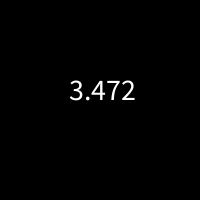
Frame 1 (no input)
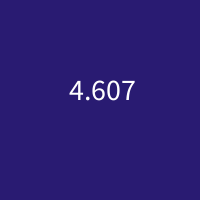
Frame 60 (the mouse pressed at the canvas centre just before this capture)
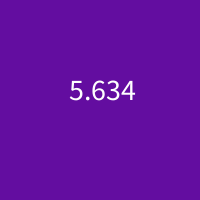
Frame 120 (the mouse held since frame 60 and released just before this capture)

The Processing sketch that drew these frames (run headless with seeded random() and noise(); from frame 60 on, the mouse is pressed at the canvas centre):

// Processing sketch: Timing_Example
// ── Timing_Example.pde
color c;

void setup(){
  size(200,200);
  textSize(30);
  textAlign(CENTER);
  c = color(0);
}

void draw(){
  background(c);
  if(millis()/1000 % 2 == 0){
    c = color(random(255),random(255),random(255));
  }
  text(millis()/1000.0,width/2,height/2);
}
  
  
